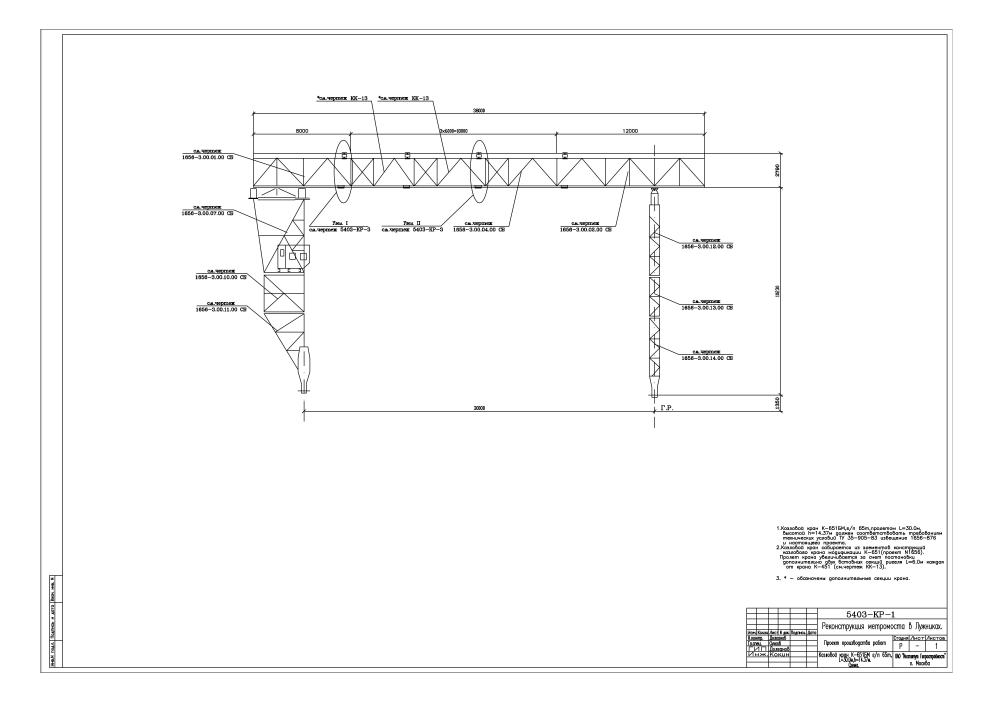
#> input picture images/sxema65-1.jpg, 4962 x 3508 px, found by its file name (shown at 1/5 size)
$ python main2.py
#> lines starting #> are read from the running program, lines starting #| are printed output that depends on the picture; after the words box and inside, x2 and y2 are one past the last pixel; in counts of white or black regions, pixels touching at a corner belong together
import cv2
import numpy as np

image_file = 'D:\REP\projects\drawing_text_recognition\images\sxema65-1.jpg'
img = cv2.imread(image_file)
#> img is the input picture: shape (3508, 4962, 3); min 0, max 255, mean 249.6
crop_img = img[img.shape[0] - 1200:img.shape[0] - 470, img.shape[1] - 1200:img.shape[1]-200] #Вырезать определенную область
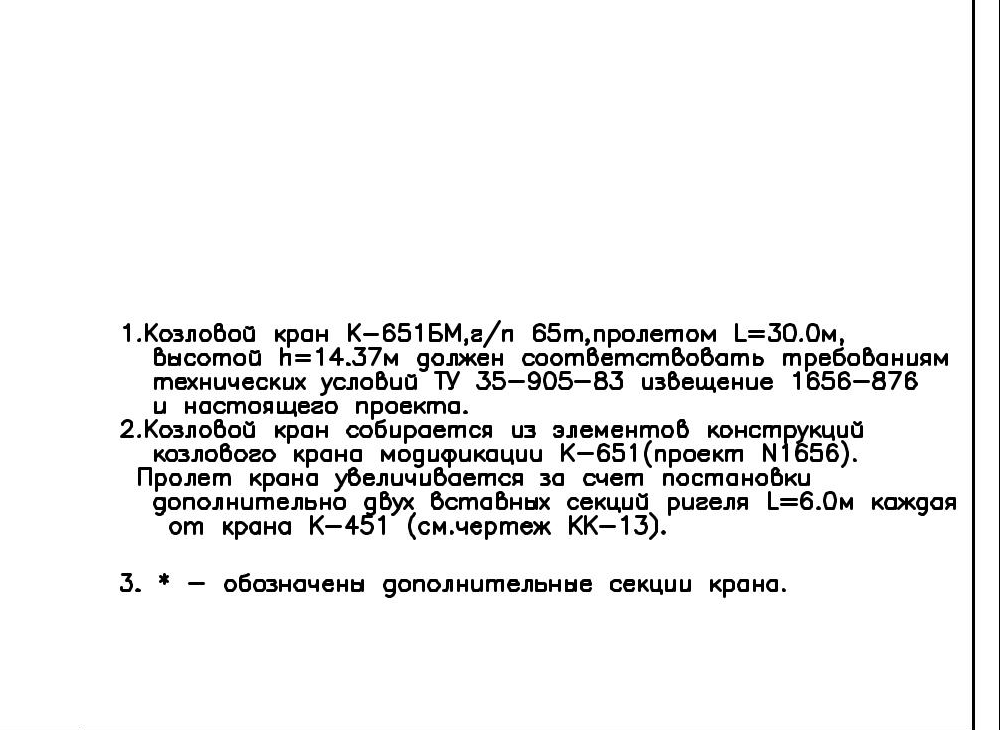
#> crop_img: shape (730, 1000, 3); min 0, max 255, mean 238.8
gray = cv2.cvtColor(crop_img, cv2.COLOR_BGR2GRAY)
ret, thresh = cv2.threshold(gray, 0, 255, cv2.THRESH_BINARY)
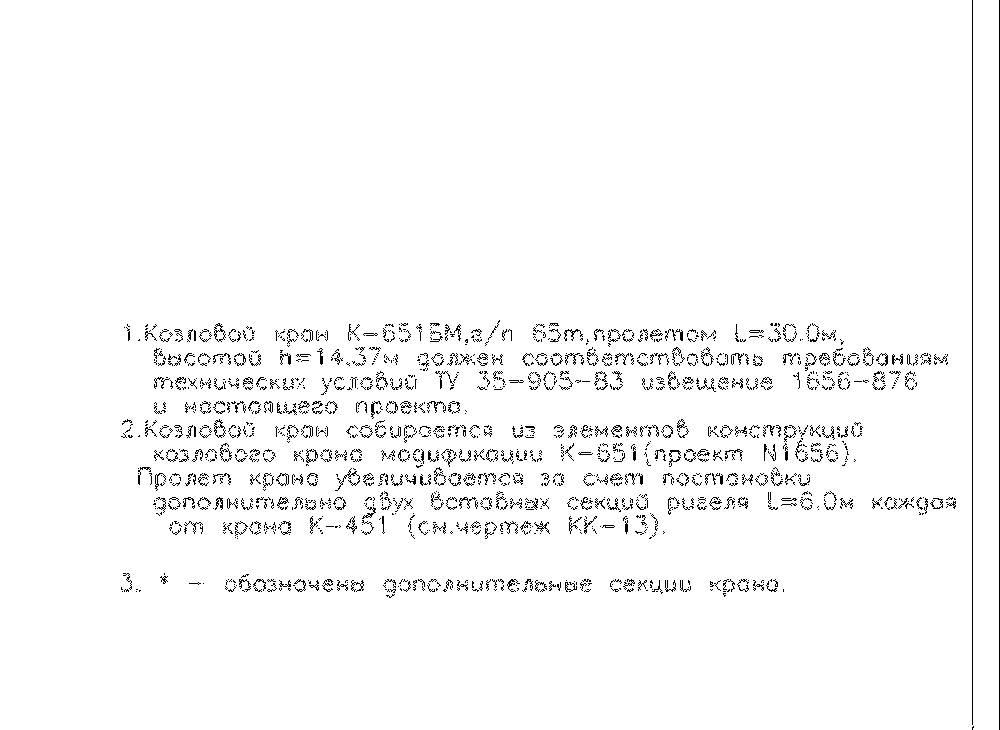
#> thresh: shape (730, 1000); 97.3% white; black in thin lines or dots, all inside (x1, y1, x2, y2) = (121, 0, 1000, 730)
img_erode = cv2.erode(thresh, np.ones((3, 3), np.uint8), iterations=1)
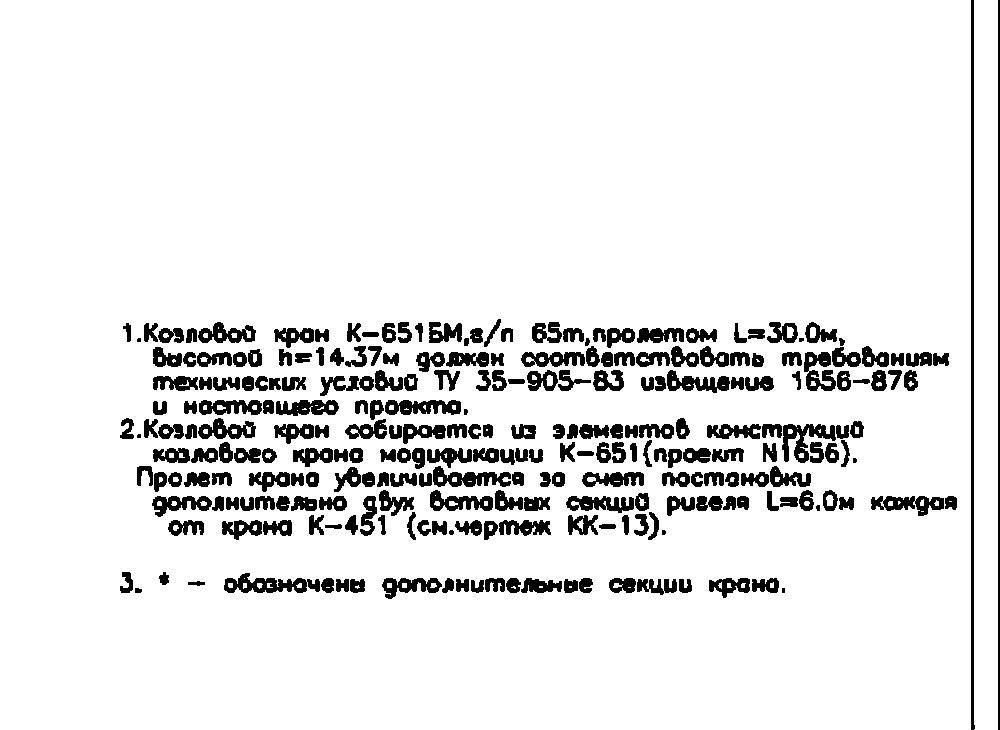
#> img_erode: shape (730, 1000); 91.1% white; 254 black regions (6 under 20 px)

# Get contours
contours, hierarchy = cv2.findContours(img_erode, cv2.RETR_TREE, cv2.CHAIN_APPROX_NONE)
#> contours = 488 contours, 208 with area under 20; largest, box (x1, y1, x2, y2) and area: (0, 0, 971, 730) 707130, (974, 0, 998, 730) 16763, (223, 572, 308, 594) 1151, (781, 423, 837, 464) 1110, (432, 465, 512, 488) 1062

output = crop_img.copy()

for idx, contour in enumerate(contours):
    (x, y, w, h) = cv2.boundingRect(contour)
    print("R", idx, x, y, w, h, cv2.contourArea(contour), hierarchy[0][idx])
    # hierarchy[i][0]: the index of the next contour of the same level
    # hierarchy[i][1]: the index of the previous contour of the same level
    # hierarchy[i][2]: the index of the first child
    # hierarchy[i][3]: the index of the parent
    if hierarchy[0][idx][3] == 0:
        cv2.rectangle(output, (x, y), (x + w, y + h), (0, 0, 255), 1)
#> this loop made 488 passes
#> (x, y, w, h) on passes 1 to 3: (974, 0, 24, 730), (0, 0, 971, 730), (781, 587, 5, 7)
#> (printed output is left out)


cv2.imshow("Input", crop_img)
cv2.imshow("Enlarged", img_erode)
cv2.imshow("Output", output)
cv2.waitKey(0)

$ run again, with images/Чертежи (1)-0001.jpg copied over images/sxema65-1.jpg
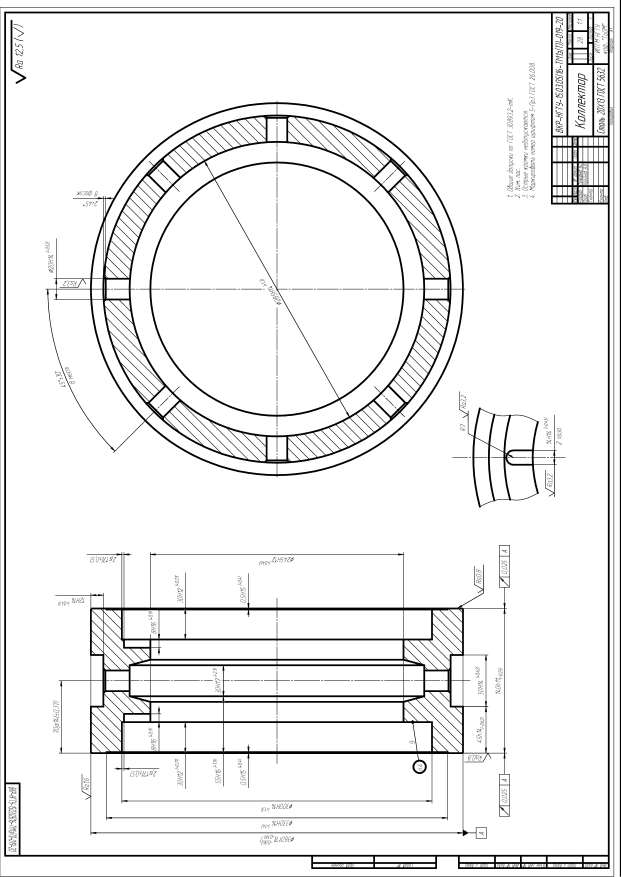
#> input picture images/Чертежи (1)-0001.jpg, 2481 x 3508 px, found by its file name (shown at 1/4 size)
#> img is the input picture: shape (3508, 2481, 3); min 0, max 255, mean 239.2
#> `ret, thresh = cv2.threshold(gray, 0, 255, cv2.THRESH_BINARY)`:
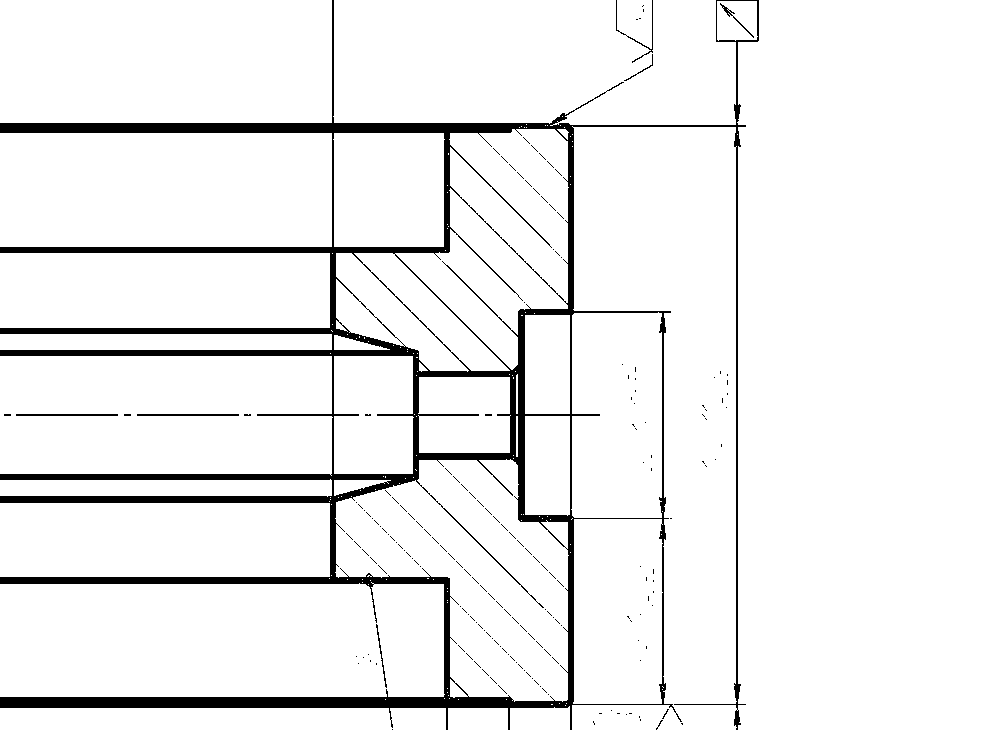
#> thresh: shape (730, 1000); 93.7% white; 187 black regions (180 under 20 px), largest, box (x1, y1, x2, y2) and area: (0, 0, 759, 730) 44100, (16, 414, 118, 416) 204, (137, 414, 239, 416) 204
#> `img_erode = cv2.erode(thresh, np.ones((3, 3), np.uint8), iterations=1)`:
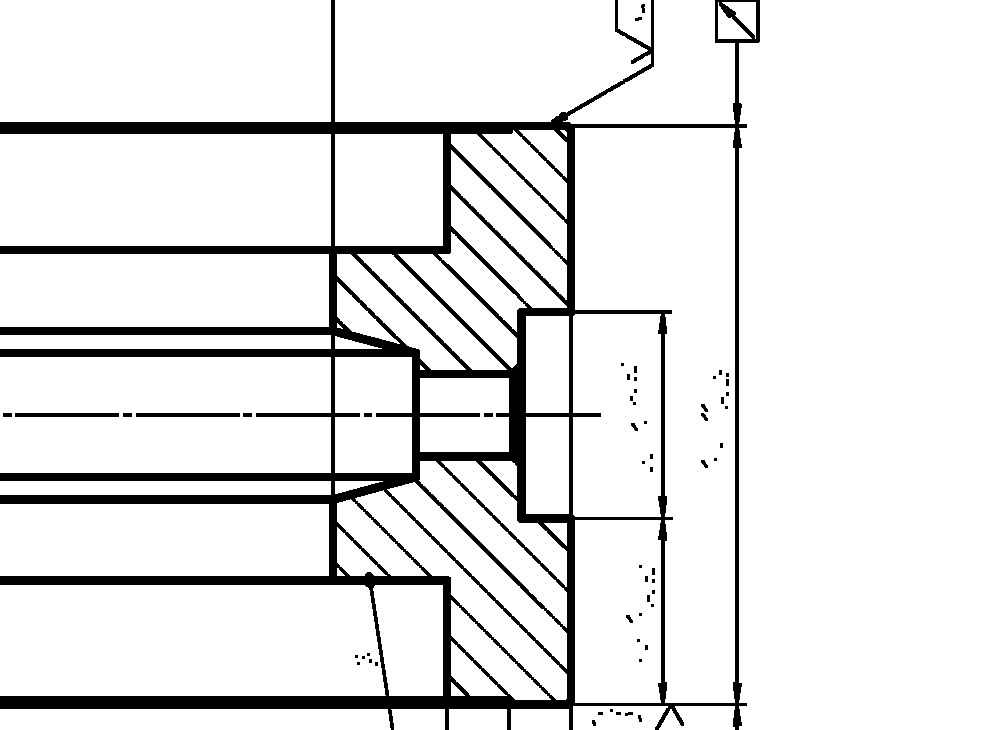
#> img_erode: shape (730, 1000); 90.3% white; 58 black regions (35 under 20 px)
#> contours = 113 contours, 28 with area under 20; largest, box (x1, y1, x2, y2) and area: (739, 0, 1000, 730) 188436, (575, 128, 735, 703) 55675, (0, 585, 386, 696) 41380, (0, 0, 331, 122) 39930, (0, 357, 331, 473) 37576
#> the loop `for idx, contour in enumerate(contours):` made 113 passes
#> (x, y, w, h) on passes 1 to 8: (511, 709, 58, 21), (449, 709, 58, 21), (391, 709, 54, 21), (0, 709, 391, 21), (659, 706, 76, 24), (573, 706, 95, 24), (591, 719, 6, 8), (637, 714, 6, 9)
#> (printed output is left out)

$ run again, with images/Чертежи (1)-0002.jpg copied over images/sxema65-1.jpg
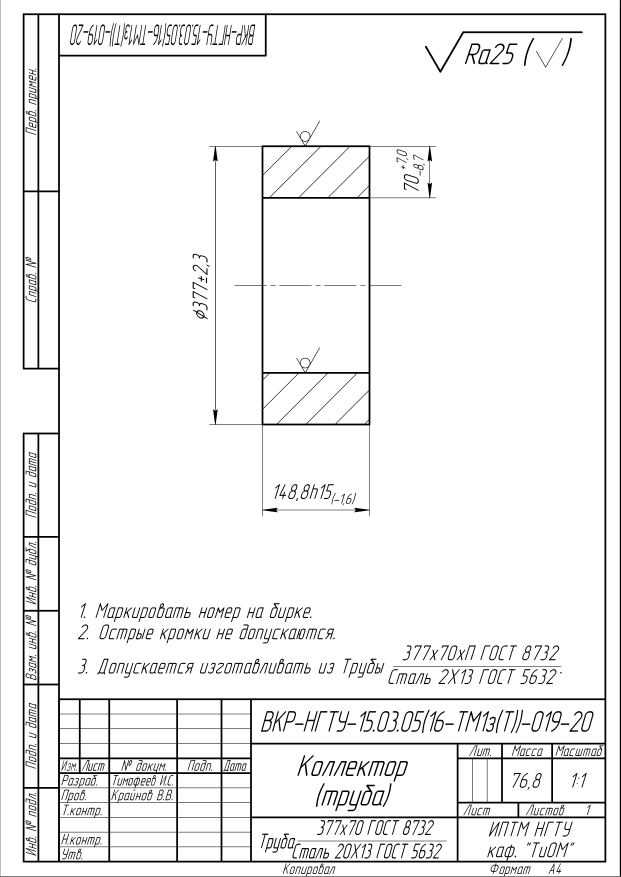
#> input picture images/Чертежи (1)-0002.jpg, 2481 x 3508 px, found by its file name (shown at 1/4 size)
#> img is the input picture: shape (3508, 2481, 3); min 0, max 255, mean 241
#> `ret, thresh = cv2.threshold(gray, 0, 255, cv2.THRESH_BINARY)`:
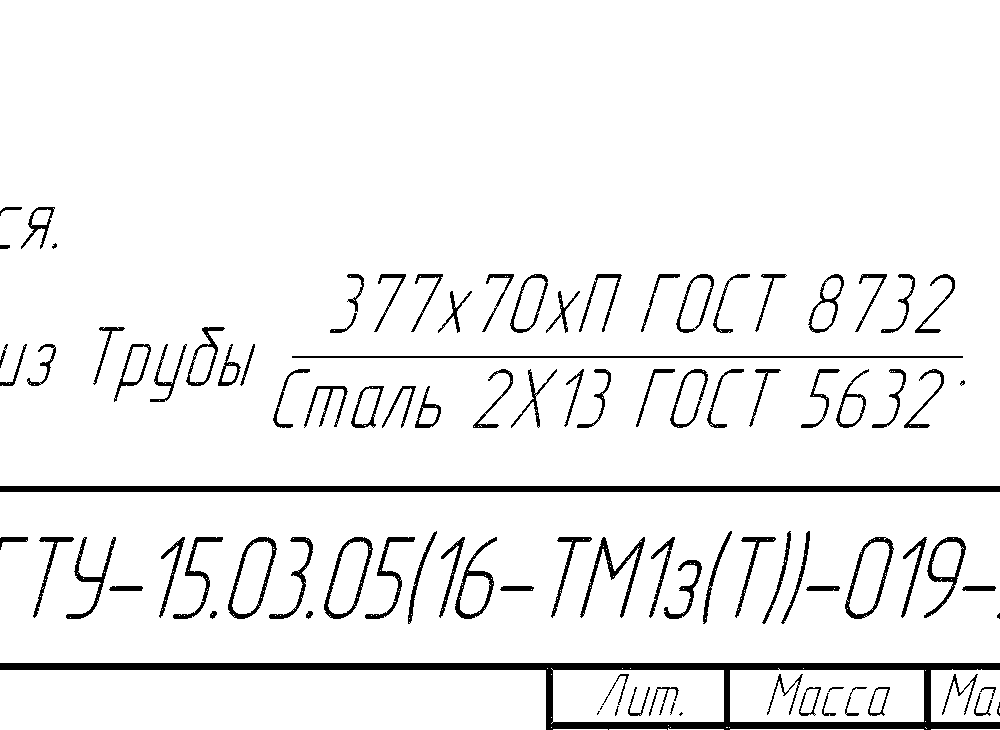
#> thresh: shape (730, 1000); 93.8% white; 99 black regions (7 under 20 px), largest, box (x1, y1, x2, y2) and area: (0, 663, 1000, 730) 11214, (0, 486, 1000, 492) 6000, (292, 356, 963, 358) 1342
#> `img_erode = cv2.erode(thresh, np.ones((3, 3), np.uint8), iterations=1)`:
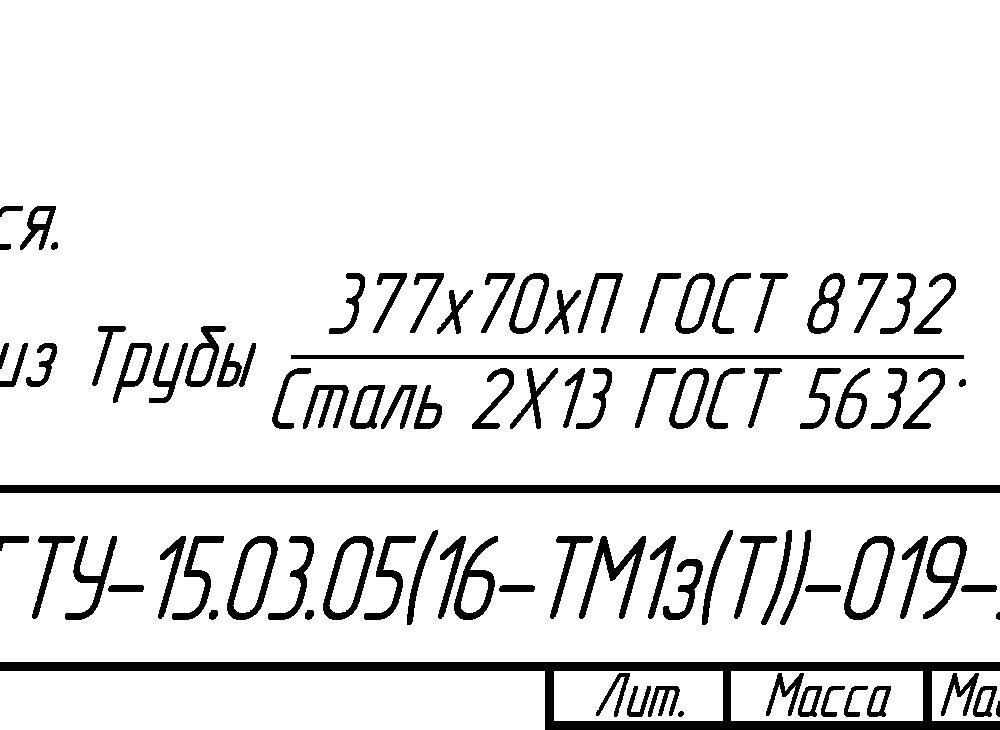
#> img_erode: shape (730, 1000); 89.9% white; 92 black regions
#> contours = 109 contours; largest, box (x1, y1, x2, y2) and area: (0, 0, 1000, 485) 482815, (0, 493, 1000, 662) 167554, (0, 671, 545, 730) 31552, (731, 671, 923, 721) 9359, (554, 671, 723, 721) 8232
#> the loop `for idx, contour in enumerate(contours):` made 109 passes
#> (x, y, w, h) on passes 1 to 8: (932, 671, 68, 50), (972, 685, 26, 33), (977, 690, 15, 22), (940, 672, 40, 45), (731, 671, 192, 50), (866, 685, 26, 33), (871, 690, 15, 22), (843, 685, 26, 33)
#> (printed output is left out)

$ run again, with images/Чертежи (1)-0010.jpg copied over images/sxema65-1.jpg
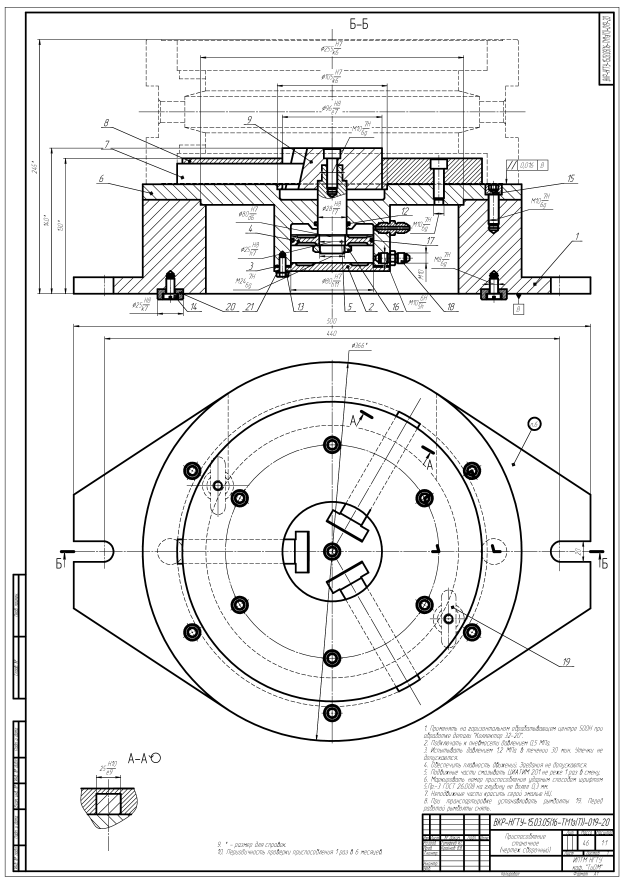
#> input picture images/Чертежи (1)-0010.jpg, 2481 x 3508 px, found by its file name (shown at 1/4 size)
#> img is the input picture: shape (3508, 2481, 3); min 0, max 255, mean 235.1
#> `ret, thresh = cv2.threshold(gray, 0, 255, cv2.THRESH_BINARY)`:
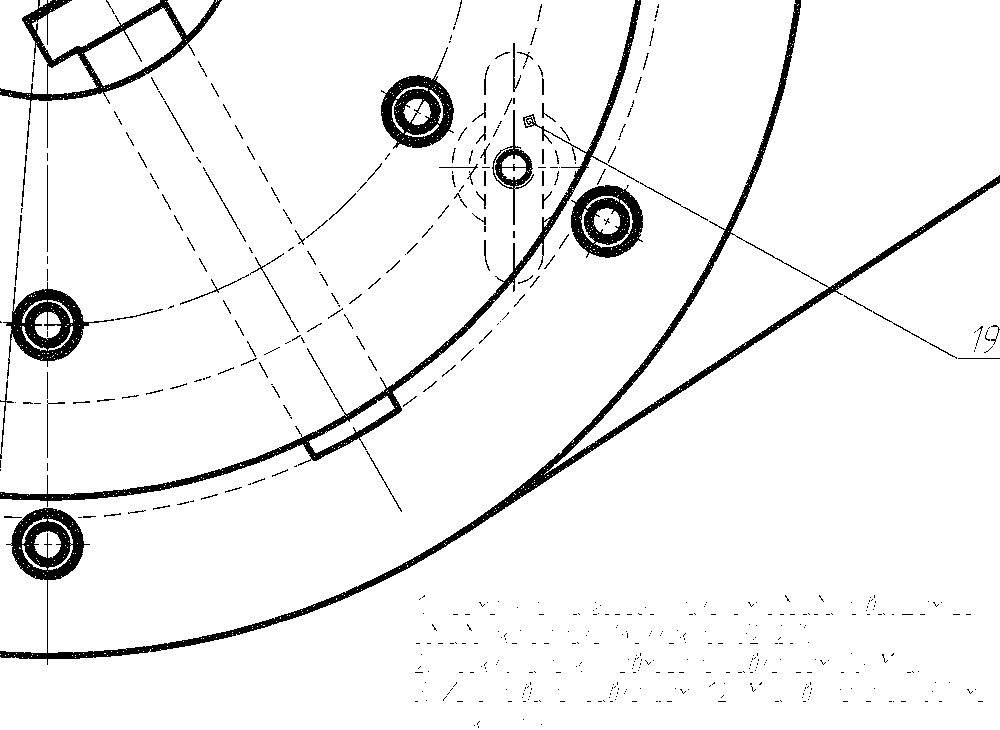
#> thresh: shape (730, 1000); 94.4% white; 513 black regions (398 under 20 px), largest, box (x1, y1, x2, y2) and area: (0, 0, 1000, 665) 13922, (0, 0, 641, 507) 6954, (0, 0, 222, 154) 3847
#> `img_erode = cv2.erode(thresh, np.ones((3, 3), np.uint8), iterations=1)`:
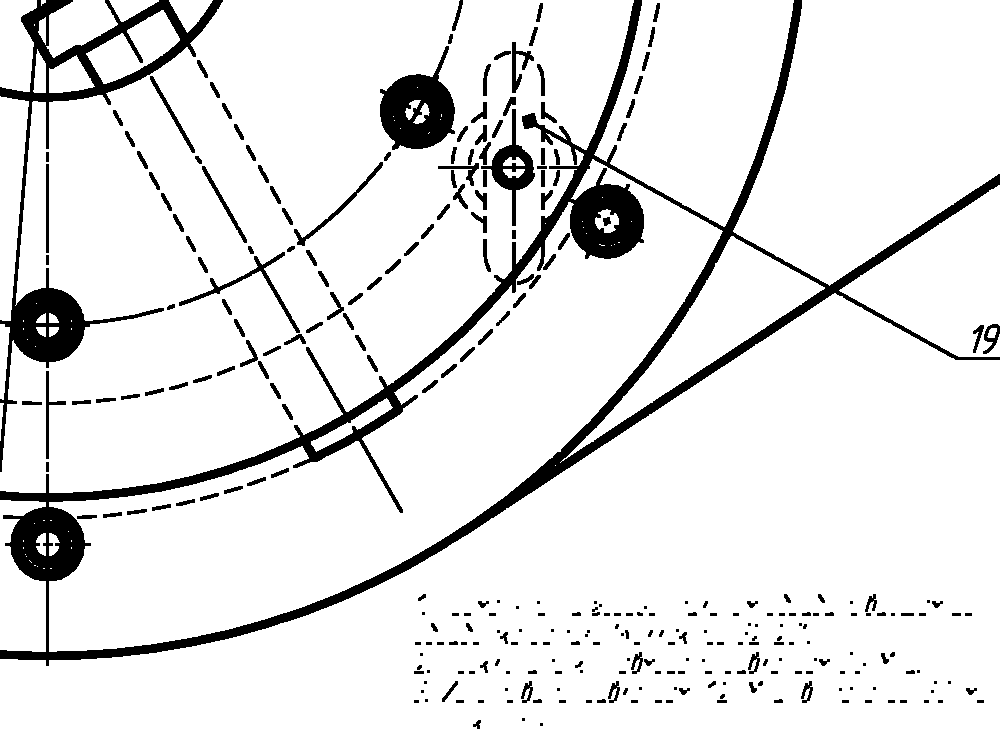
#> img_erode: shape (730, 1000); 90.3% white; 304 black regions (91 under 20 px)
#> contours = 374 contours, 97 with area under 20; largest, box (x1, y1, x2, y2) and area: (0, 293, 1000, 730) 229728, (0, 0, 634, 493) 209314, (49, 159, 723, 652) 102455, (733, 0, 1000, 286) 54030, (594, 0, 794, 227) 29606
#> the loop `for idx, contour in enumerate(contours):` made 374 passes
#> (x, y, w, h) on passes 3, 6, 7: (37, 566, 1, 1), (26, 556, 1, 1), (25, 554, 1, 1)
#> (printed output is left out)
